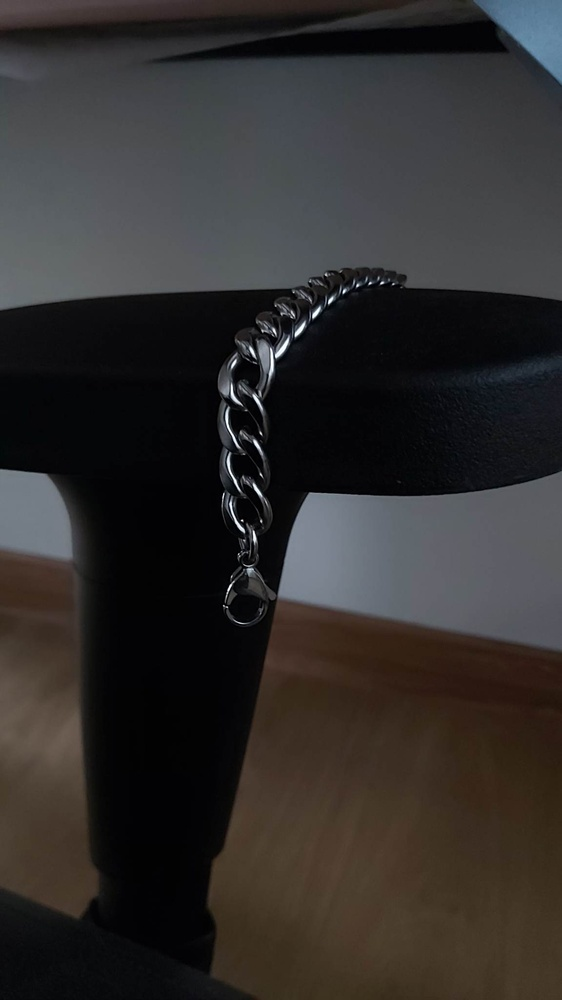
#> input picture class3/img/under2.jpg, 562 x 1000 px, shrunk from 1152 x 2048 before the run, found by its file name
$ python filter2d.py
#> lines starting #> are read from the running program, lines starting #| are printed output that depends on the picture
import numpy as np
import cv2 as cv

#read
img = cv.imread("class3/img/under2.jpg",cv.IMREAD_GRAYSCALE)
#> img: shape (1000, 562); min 0, max 255, mean 46.6

#create
filterSize = 15
kernel = np.ones((filterSize,filterSize),np.float32)/(filterSize**2)

#apply filter
output = cv.filter2D(img,-1,kernel,borderType=cv.BORDER_REFLECT)
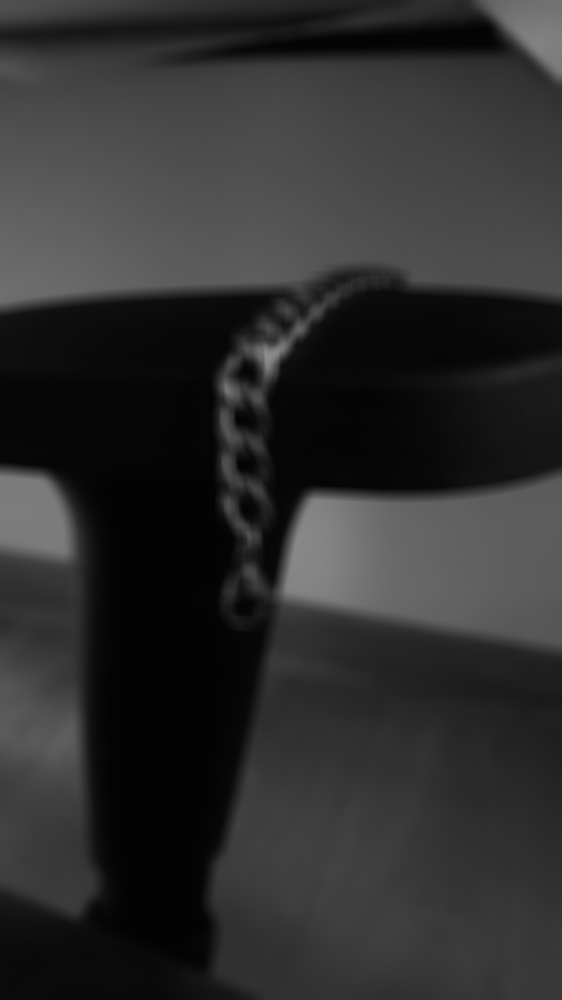
#> output: shape (1000, 562); min 2, max 145, mean 46.6

cv.imwrite('class3/img/AverageInput.png',img)
cv.imwrite('class3/img/AverageOutput.png',output)
